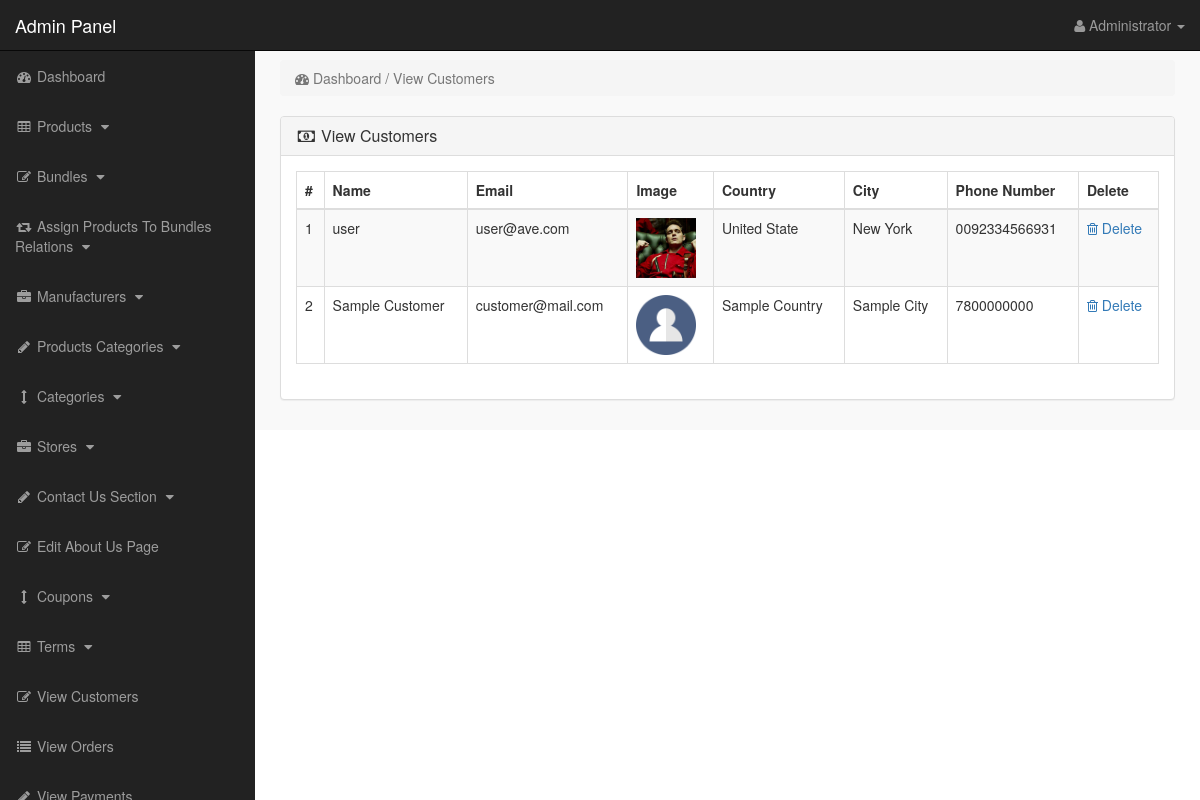
/admin_area/index.php?view_customers (signed in), run on the app's committed database.
### tables this page shows
CREATE TABLE `customers` (
  `customer_id` int(10) NOT NULL,
  `customer_name` varchar(255) NOT NULL,
  `customer_email` varchar(255) NOT NULL,
  `customer_pass` varchar(255) NOT NULL,
  `customer_country` text NOT NULL,
  `customer_city` text NOT NULL,
  `customer_contact` varchar(255) NOT NULL,
  `customer_address` text NOT NULL,
  `customer_image` text NOT NULL,
  `customer_ip` varchar(255) NOT NULL,
  `customer_confirm_code` text NOT NULL
);

### admin_area/view_customers.php (the view)
<?php
if(!isset($_SESSION['admin_email'])){
echo "<script>window.open('login.php','_self')</script>";
}
else {
?>
<div class="row">
<div class="col-lg-12">
<ol class="breadcrumb">
<li class="active">
<i class="fa fa-dashboard"></i> Dashboard / View Customers
</li>
</ol>
</div>
</div>
<div class="row">
<div class="col-lg-12">
<div class="panel panel-default">
<div class="panel-heading">
<h3 class="panel-title">
<i class="fa fa-money fa-fw"></i> View Customers
</h3>
</div>
<div class="panel-body" >
<div class="table-responsive" >
<table class="table table-bordered table-hover table-striped" >
<thead>
<tr>
<th>#</th>
<th>Name</th>
<th>Email</th>
<th>Image</th>
<th>Country</th>
<th>City</th>
<th>Phone Number</th>
<th>Delete</th>
</tr>
</thead>
<tbody>
<?php
$i=0;
$get_c = "select * from customers";
$run_c = mysqli_query($con,$get_c);
while($row_c=mysqli_fetch_array($run_c)){
$c_id = $row_c['customer_id'];
$c_name = $row_c['customer_name'];
$c_email = $row_c['customer_email'];
$c_image = $row_c['customer_image'];
$c_country = $row_c['customer_country'];
$c_city = $row_c['customer_city'];
$c_contact = $row_c['customer_contact'];
$i++;
?>
<tr>
<td><?php echo $i; ?></td>
<td><?php echo $c_name; ?></td>
<td><?php echo $c_email; ?></td>
<td><img src="../customer/customer_images/<?php echo $c_image; ?>" width="60" height="60" ></td>
<td><?php echo $c_country; ?></td>
<td><?php echo $c_city; ?></td>
<td><?php echo $c_contact; ?></td>
<td>
<a href="index.php?customer_delete=<?php echo $c_id; ?>" >
<i class="fa fa-trash-o" ></i> Delete
</a>
</td>
</tr>
<?php } ?>
</tbody>
</table>
</div>
</div>
</div>
</div>
</div>
<?php } ?>

### admin_area/includes/sidebar.php (shortened to what this page needs)
<?php
if(!isset($_SESSION['admin_email'])){
echo "<script>window.open('login.php','_self')</script>";
}
else {
?>
<nav class="navbar navbar-inverse navbar-fixed-top" >
<div class="navbar-header" >
<a class="navbar-brand" href="index.php?dashboard" >Admin Panel</a>
</div>
<ul class="nav navbar-right top-nav" >
<li class="dropdown" >
<a href="#" class="dropdown-toggle" data-toggle="dropdown" >
<i class="fa fa-user" ></i>
<?php echo $admin_name; ?> <b class="caret" ></b>
</a>
</li>
</ul>
<div class="collapse navbar-collapse navbar-ex1-collapse">
<ul class="nav navbar-nav side-nav">
<li>
<a href="index.php?dashboard">
<i class="fa fa-fw fa-dashboard"></i> Dashboard
</a>
</li>
<li>
<a href="#" data-toggle="collapse" data-target="#products">
<i class="fa fa-fw fa-table"></i> Products
<i class="fa fa-fw fa-caret-down"></i>
</a>
</li>
<li>
<a href="#" data-toggle="collapse" data-target="#bundles">
<i class="fa fa-fw fa-edit"></i> Bundles
<i class="fa fa-fw fa-caret-down"></i>
</a>
</li>
<li>
<a href="#" data-toggle="collapse" data-target="#relations">
<i class="fa fa-fw fa-retweet"></i> Assign Products To Bundles Relations
<i class="fa fa-fw fa-caret-down"></i>
</a>
</li>
<li>
<a href="#" data-toggle="collapse" data-target="#manufacturers">
<i class="fa fa-fw fa-briefcase"></i> Manufacturers
<i class="fa fa-fw fa-caret-down"></i>
</a>
</li>
<li>
<a href="#" data-toggle="collapse" data-target="#p_cat">
<i class="fa fa-fw fa-pencil"></i> Products Categories
<i class="fa fa-fw fa-caret-down"></i>
</a>
</li>
<li>
<a href="#" data-toggle="collapse" data-target="#cat">
<i class="fa fa-fw fa-arrows-v"></i> Categories
<i class="fa fa-fw fa-caret-down"></i>
</a>
</li>
<li>
<a href="#" data-toggle="collapse" data-target="#store">
<i class="fa fa-fw fa-briefcase"></i> Stores
<i class="fa fa-fw fa-caret-down"></i>
</a>
</li>
<li>
<a href="#" data-toggle="collapse" data-target="#contact_us">
<i class="fa fa-fw fa-pencil"> </i> Contact Us Section
<i class="fa fa-fw fa-caret-down"></i>
</a>
</li>
<li>
<a href="index.php?edit_about_us">
<i class="fa fa-fw fa-edit"></i> Edit About Us Page
</a>
</li>
<li>
<a href="#" data-toggle="collapse" data-target="#coupons">
<i class="fa fa-fw fa-arrows-v"></i> Coupons
<i class="fa fa-fw fa-caret-down"></i>
</a>
</li>
<li>
<a href="#" data-toggle="collapse" data-target="#terms" >
<i class="fa fa-fw fa-table"></i> Terms
<i class="fa fa-fw fa-caret-down"></i>
</a>
</li>
<li>
<a href="index.php?view_customers">
<i class="fa fa-fw fa-edit"></i> View Customers
</a>
</li>
<li>
<a href="index.php?view_orders">
<i class="fa fa-fw fa-list"></i> View Orders
</a>
</li>
<li>
<a href="index.php?view_payments">
<i class="fa fa-fw fa-pencil"></i> View Payments
</a>
</li>
</ul>
</div>
</nav>
<?php } ?>

### admin_area/css/style.css (style rules this page uses)
body { margin-top:100px; }
@media (min-width: 768px) { body { margin-top:50px; } }
.top-nav { padding:0 15px; }
.top-nav>li { display:inline-block; float:left; }
.top-nav>li>a { padding-top:15px; padding-bottom:15px; line-height:20px; color:#999; }
@media (min-width: 768px) { .side-nav { position:fixed; top:51px; width:255px; border-radius:0; overflow-y:auto; background-color: #222; bottom:0; overflow-x:hidden; padding-bottom:40px; } }
@media (min-width: 768px) { .side-nav>li>a { width:255px; } }
.panel-body { border-radius:5px; }

### data on the page
customers: customer_name "user", customer_email "user@ave.com", customer_image (placeholder picture), customer_country "United State", customer_city "New York", customer_contact "0092334566931"
customers: customer_name "Sample Customer", customer_email "customer@mail.com", customer_image (picture), customer_country "Sample Country", customer_city "Sample City", customer_contact "7800000000"

### other printed values
$admin_name "Administrator"
